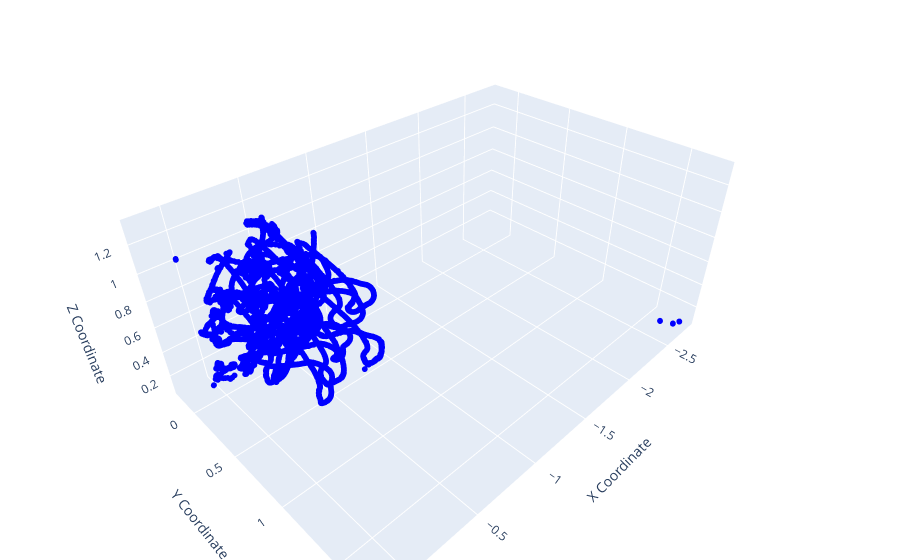

Notebook code for this chart:
### Code cell
# Assuming all_positions is a list of lists where each sub-list contains tuples (x, y, z)
# Flatten all_points for plotting
all_points = [point for frame in all_positions for point in frame]
all_points = np.array(all_points)  # Convert to a NumPy array for easier handling

# Check if there are points to plot
if all_points.size == 0:
    print("No points to plot.")
else:
    # Create the 3D scatter plot
    fig = go.Figure(data=[go.Scatter3d(
        x=all_points[:, 0],
        y=all_points[:, 1],
        z=all_points[:, 2],
        mode='markers',
        marker=dict(
            size=2,
            color='blue',  # Color of the markers
        )
    )])

    # Update plot layout
    fig.update_layout(
        margin=dict(l=0, r=0, b=0, t=0),
        scene=dict(
            xaxis_title='X Coordinate',
            yaxis_title='Y Coordinate',
            zaxis_title='Z Coordinate'
        ),
        title='All Marker Positions Across All Frames'
    )

    # Show the plot
    fig.show()

### Figure 1 — Plotly figure (JSON) as saved in the notebook; plotly's stock layout.template omitted (floating-point values rounded to 4 significant figures; data arrays with more than 128 entries replaced by an {"elided": "..."} marker saying what was removed)
{"data": [{"marker": {"color": "blue", "size": 2}, "mode": "markers", "type": "scatter3d", "x": {"elided": "40938 float values"}, "y": {"elided": "40938 float values"}, "z": {"elided": "40938 float values"}}], "layout": {"margin": {"b": 0, "l": 0, "r": 0, "t": 0}, "scene": {"xaxis": {"title": {"text": "X Coordinate"}}, "yaxis": {"title": {"text": "Y Coordinate"}}, "zaxis": {"title": {"text": "Z Coordinate"}}}, "title": {"text": "All Marker Positions Across All Frames"}}}
